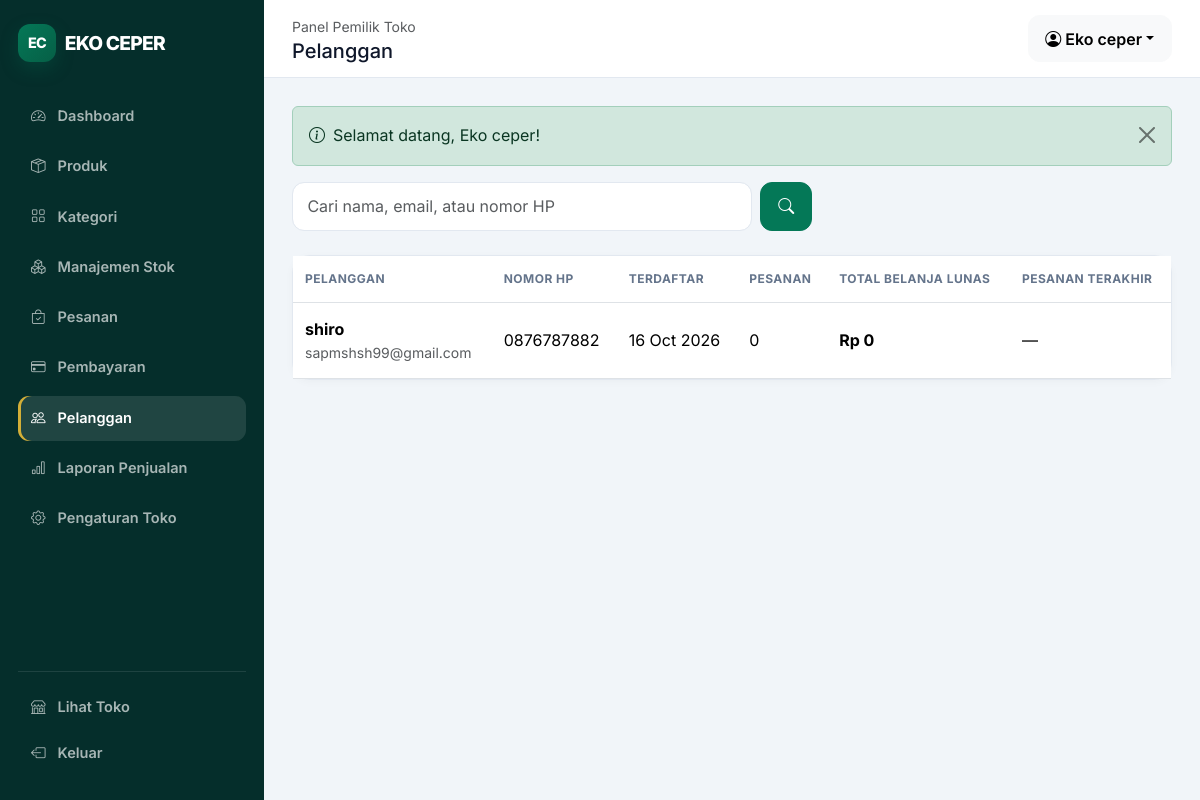
/customers.php (signed in), run on the app's committed database.
### tables this page shows
CREATE TABLE `store_settings` (
  `id` bigint(20) UNSIGNED NOT NULL,
  `setting_key` varchar(100) NOT NULL,
  `setting_value` text DEFAULT NULL
);

CREATE TABLE `users` (
  `id` bigint(20) UNSIGNED NOT NULL,
  `name` varchar(120) NOT NULL,
  `email` varchar(190) NOT NULL,
  `phone` varchar(30) NOT NULL,
  `password` varchar(255) NOT NULL,
  `role` enum('admin','customer') NOT NULL DEFAULT 'customer',
  `login_attempts` tinyint(3) UNSIGNED NOT NULL DEFAULT 0,
  `locked_until` datetime DEFAULT NULL,
  `created_at` timestamp NOT NULL DEFAULT current_timestamp(),
  `updated_at` timestamp NOT NULL DEFAULT current_timestamp() ON UPDATE current_timestamp()
);

### includes/functions.php (called while the page is built, shortened)
<?php
function e(mixed $value): string
{
    return htmlspecialchars((string) $value, ENT_QUOTES | ENT_SUBSTITUTE, 'UTF-8');
}
function url(string $path = ''): string
{
    return rtrim(BASE_URL, '/') . ($path !== '' ? '/' . ltrim($path, '/') : '');
}
function asset(string $path): string
{
    return url('assets/' . ltrim($path, '/'));
}
function rupiah(float|int|string $amount): string
{
    return 'Rp ' . number_format((float) $amount, 0, ',', '.');
}
function pull_flashes(): array
{
    $items = $_SESSION['flash'] ?? [];
    return $items;
}
function setting(string $key, string $default = ''): string
{
    static $cache = [];
    if (array_key_exists($key, $cache)) {
        return $cache[$key];
    }
    try {
        $stmt = db()->prepare('SELECT setting_value FROM store_settings WHERE setting_key = ? LIMIT 1');
        $stmt->execute([$key]);
        $value = $stmt->fetchColumn();
        return $cache[$key] = ($value !== false ? (string) $value : $default);
    } catch (Throwable) {
        return $default;
    }
}
function store_name(): string
{
    return setting('store_name', APP_NAME) ?: APP_NAME;
}

### config/database.php (called while the page is built, shortened)
<?php
function db(): PDO
{
    static $pdo = null;
    if ($pdo instanceof PDO) {
        return $pdo;
    }
    $host = 'localhost';
    $database = 'eko_ceper';
    $username = 'root';
    $password = '';
    try {
        $pdo = new PDO(
            "mysql:host={$host};dbname={$database};charset=utf8mb4",
            $username,
            $password,
            [
                PDO::ATTR_ERRMODE => PDO::ERRMODE_EXCEPTION,
                PDO::ATTR_DEFAULT_FETCH_MODE => PDO::FETCH_ASSOC,
                PDO::ATTR_EMULATE_PREPARES => false,
            ]
        );
    } catch (PDOException $exception) {
        error_log($exception->getMessage());
        http_response_code(500);
        exit('Koneksi database gagal. Pastikan MySQL aktif, database eko_ceper sudah dibuat, dan konfigurasi config/database.php benar.');
    }
    return $pdo;
}

### includes/auth.php (called while the page is built, shortened)
<?php
function current_user(): ?array
{
    static $loadedId = null;
    static $user = null;
    $id = (int) ($_SESSION['user_id'] ?? 0);
    if ($loadedId === $id) {
        return $user;
    }
    $stmt = db()->prepare('SELECT id, name, email, phone, role, created_at FROM users WHERE id = ? LIMIT 1');
    $stmt->execute([$id]);
    $user = $stmt->fetch() ?: null;
    $loadedId = $id;
    return $user;
}
function is_logged_in(): bool { return current_user() !== null; }
function require_login(): void
{
    if (!is_logged_in()) {
        $_SESSION['intended_url'] = $_SERVER['REQUEST_URI'] ?? url();
        flash('warning', 'Silakan masuk terlebih dahulu.');
        redirect('login.php');
    }
}
function require_admin(): void
{
    require_login();
}

### customers.php (the view)
<?php
require_once __DIR__.'/../config/app.php';require_admin();$q=trim($_GET['q']??'');$params=[];$where="u.role='customer'";if($q!==''){$where.=' AND (u.name LIKE ? OR u.email LIKE ? OR u.phone LIKE ?)';$like='%'.$q.'%';$params=[$like,$like,$like];}$stmt=db()->prepare("SELECT u.*,COUNT(o.id) order_count,COALESCE(SUM(CASE WHEN o.payment_status='paid' THEN o.total_amount ELSE 0 END),0) total_spent,MAX(o.created_at) last_order FROM users u LEFT JOIN orders o ON o.user_id=u.id WHERE $where GROUP BY u.id ORDER BY u.created_at DESC");$stmt->execute($params);$customers=$stmt->fetchAll();$pageTitle='Pelanggan';require APP_ROOT.'/includes/admin-header.php';
?>
<form class="d-flex gap-2 mb-4" style="max-width:520px"><input class="form-control" name="q" value="<?= e($q) ?>" placeholder="Cari nama, email, atau nomor HP"><button class="btn btn-primary"><i class="bi bi-search"></i></button></form><div class="admin-card"><div class="table-responsive"><table class="table align-middle mb-0"><thead><tr><th>Pelanggan</th><th>Nomor HP</th><th>Terdaftar</th><th>Pesanan</th><th>Total belanja lunas</th><th>Pesanan terakhir</th></tr></thead><tbody><?php foreach($customers as $customer):?><tr><td><strong><?= e($customer['name']) ?></strong><div class="small text-muted"><?= e($customer['email']) ?></div></td><td><?= e($customer['phone']) ?></td><td><?= date('d M Y',strtotime($customer['created_at'])) ?></td><td><?= $customer['order_count'] ?></td><td><strong><?= rupiah($customer['total_spent']) ?></strong></td><td><?= $customer['last_order']?date('d M Y',strtotime($customer['last_order'])):'—' ?></td></tr><?php endforeach;?></tbody></table></div></div>
<?php require APP_ROOT.'/includes/admin-footer.php';?>

### includes/admin-header.php (shortened to what this page needs)
<?php
$pageTitle = $pageTitle ?? 'Dashboard';
?>
<!doctype html>
<html lang="id">
<head>
    <title><?= e($pageTitle) ?> | Admin <?= e(store_name()) ?></title>
    <link href="https://cdn.jsdelivr.net/npm/bootstrap@5.3.3/dist/css/bootstrap.min.css" rel="stylesheet">
    <link href="https://cdn.jsdelivr.net/npm/bootstrap-icons@1.11.3/font/bootstrap-icons.css" rel="stylesheet">
    <link href="<?= asset('css/style.css') ?>" rel="stylesheet"><link href="<?= asset('css/admin.css') ?>" rel="stylesheet">
</head>
<body class="admin-body">
<?php require APP_ROOT . '/includes/admin-sidebar.php'; ?>
<div class="admin-main">
    <header class="admin-topbar"><div><small class="text-muted">Panel Pemilik Toko</small><h5 class="mb-0"><?= e($pageTitle) ?></h5></div><div class="ms-auto dropdown"><button class="btn btn-light dropdown-toggle" data-bs-toggle="dropdown"><i class="bi bi-person-circle me-1"></i><?= e(current_user()['name']) ?></button></div></header>
    <div class="admin-content">
    <?php foreach (pull_flashes() as $item): ?><div class="alert alert-<?= e($item['type']) ?> alert-dismissible fade show"><i class="bi bi-info-circle me-2"></i><?= e($item['message']) ?><button class="btn-close" data-bs-dismiss="alert"></button></div><?php endforeach; ?>

### includes/admin-sidebar.php (shortened to what this page needs)
<?php $current = basename($_SERVER['PHP_SELF'] ?? ''); ?>
<aside class="admin-sidebar" id="adminSidebar">
    <a class="brand-mark text-white" href="<?= url('admin/index.php') ?>"><span>EC</span> <?= e(store_name()) ?></a>
    <nav class="admin-nav">
        <?php
        $links = [
            ['index.php','speedometer2','Dashboard'], ['products.php','box-seam','Produk'],
            ['categories.php','grid','Kategori'], ['stock.php','boxes','Manajemen Stok'],
            ['orders.php','bag-check','Pesanan'], ['payments.php','credit-card','Pembayaran'],
            ['customers.php','people','Pelanggan'], ['reports.php','bar-chart','Laporan Penjualan'],
            ['settings.php','gear','Pengaturan Toko'],
        ];
        foreach ($links as [$file,$icon,$label]): ?>
            <a class="<?= $current === $file ? 'active' : '' ?>" href="<?= url('admin/' . $file) ?>"><i class="bi bi-<?= $icon ?>"></i><span><?= $label ?></span></a>
        <?php endforeach; ?>
    </nav>
    <div class="sidebar-footer"><a href="<?= url() ?>"><i class="bi bi-shop"></i> Lihat Toko</a><form action="<?= url('logout.php') ?>" method="post"><?= csrf_field() ?><button><i class="bi bi-box-arrow-left"></i> Keluar</button></form></div>
</aside>

### includes/admin-footer.php (shortened to what this page needs)
    </div>
</div>
</body></html>

### assets/css/style.css (style rules this page uses)
:root { --primary:#047857;--primary-dark:#065f46;--accent:#d4af37;--bg:#f8fafc;--surface:#fff;--text:#0f172a;--muted:#64748b;--border:#e2e8f0;--radius:18px;--shadow:0 12px 34px rgba(15,23,42,.08) }
* { box-sizing:border-box }
body { font-family:Inter,sans-serif;color:var(--text);background:var(--bg);line-height:1.6 }
a { text-decoration:none }
.bg-primary,.btn-primary { background-color:var(--primary)!important;border-color:var(--primary)!important }
.btn { border-radius:12px;font-weight:600;transition:.2s;padding:.65rem 1.05rem }
.form-control,.form-select { border-radius:12px;border-color:var(--border);padding:.72rem .9rem }
.brand-mark { font-size:1.2rem;font-weight:800;letter-spacing:-.04em;display:inline-flex;align-items:center;gap:.55rem;color:var(--text) }
.brand-mark span { width:38px;height:38px;display:grid;place-items:center;color:#fff;background:linear-gradient(135deg,var(--primary),var(--primary-dark));border-radius:12px;font-size:.9rem;box-shadow:0 7px 18px rgba(4,120,87,.25) }
.table>:not(caption)>*>* { padding:.85rem .75rem }
.table thead th { color:var(--muted);font-size:.75rem;text-transform:uppercase;letter-spacing:.04em;border-bottom-width:1px }

### assets/css/admin.css (style rules this page uses)
.admin-body { background:#f1f5f9 }
.admin-sidebar { position:fixed;inset:0 auto 0 0;width:264px;background:#052e2b;color:#fff;padding:24px 18px;z-index:1040;display:flex;flex-direction:column }
.admin-nav { margin-top:32px;display:flex;flex-direction:column;gap:5px }
.admin-nav a,.sidebar-footer a,.sidebar-footer button { width:100%;border:0;background:transparent;color:rgba(255,255,255,.65);padding:11px 13px;border-radius:11px;display:flex;align-items:center;gap:12px;font-weight:600;font-size:.91rem }
.admin-nav a:hover,.admin-nav a.active,.sidebar-footer button:hover { background:rgba(255,255,255,.11);color:#fff }
.admin-nav a.active { box-shadow:inset 3px 0 0 #d4af37 }
.sidebar-footer { margin-top:auto;border-top:1px solid rgba(255,255,255,.1);padding-top:13px }
.admin-main { margin-left:264px;min-height:100vh }
.admin-topbar { height:78px;background:#fff;border-bottom:1px solid #e2e8f0;display:flex;align-items:center;padding:0 28px;position:sticky;top:0;z-index:1020 }
.admin-content { padding:28px }
.admin-card { background:#fff;border:1px solid #e2e8f0;border-radius:18px;box-shadow:0 2px 8px rgba(15,23,42,.03) }

### data on the page
store_settings: setting_value "EKO CEPER"
users: name "Eko ceper"
users: name "shiro", email "sapmshsh99@gmail.com", phone "0876787882", created_at "16 Oct 2026", order_count "0", total_spent "Rp 0"

### other printed values
$label "Dashboard"
$label "Produk"
$label "Kategori"
$label "Manajemen Stok"
$label "Pesanan"
$label "Pembayaran"
$label "Pelanggan"
$label "Laporan Penjualan"
$label "Pengaturan Toko"
$pageTitle "Pelanggan"
$item['message'] "Selamat datang, Eko ceper!"
